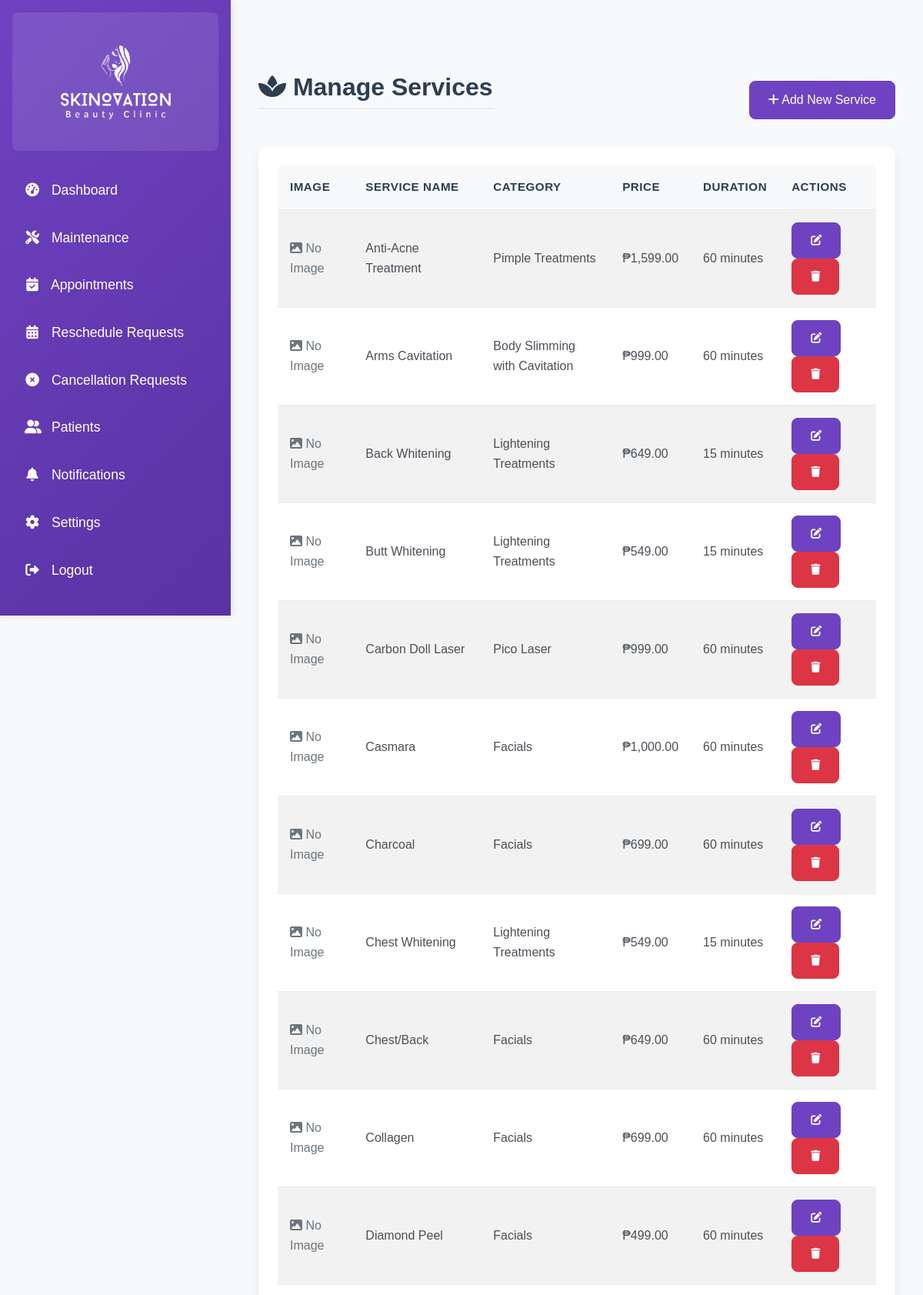
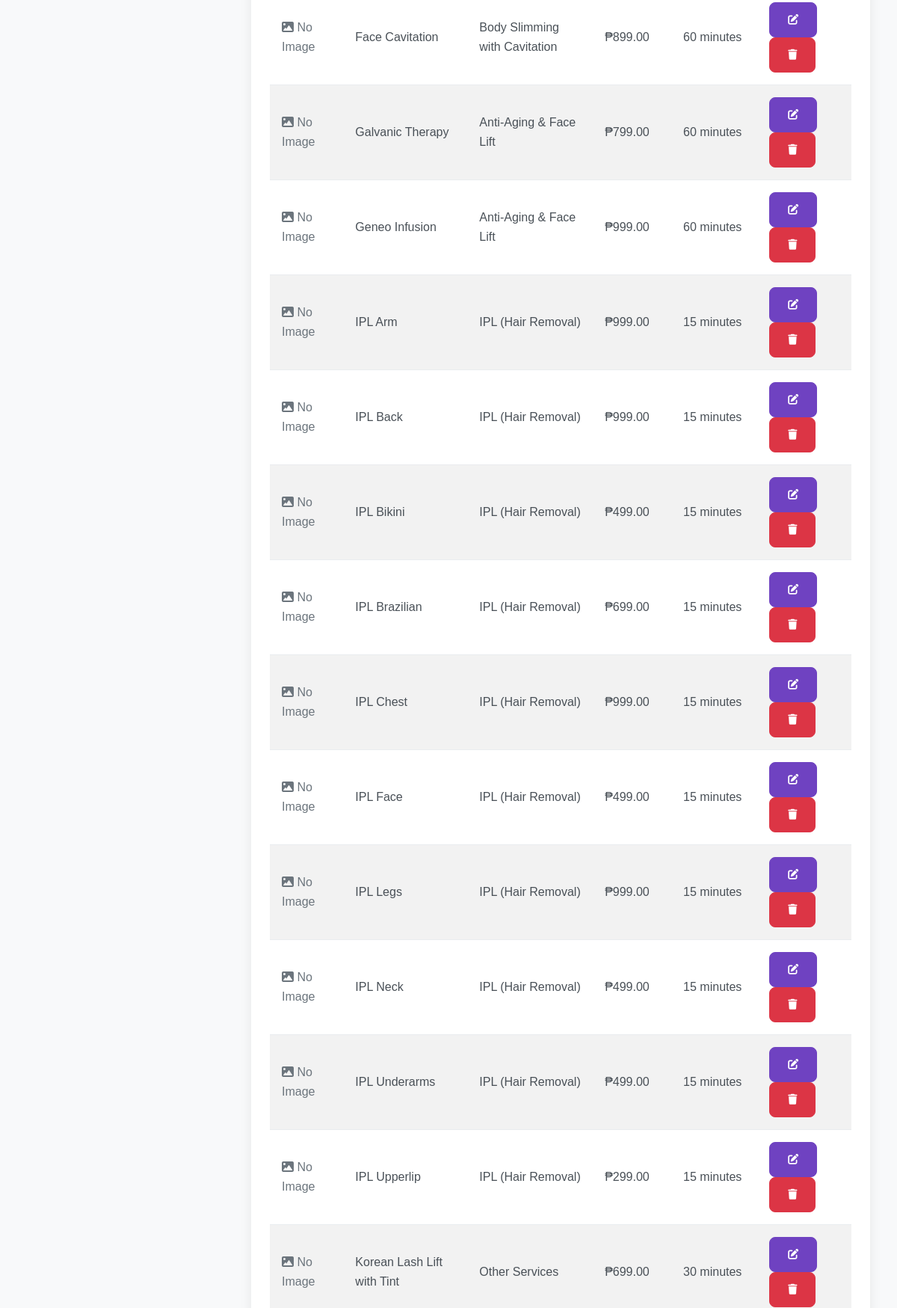
The page /admin/manage_services.php (signed in, upper part) on the database its author committed (2 pictures, top to bottom).
### tables this page shows
CREATE TABLE `services` (
  `service_id` int NOT NULL,
  `service_name` varchar(100) NOT NULL,
  `description` text,
  `price` decimal(10,2) DEFAULT NULL,
  `duration` int NOT NULL COMMENT 'Duration in minutes',
  `category_id` int NOT NULL,
  `created_at` datetime DEFAULT CURRENT_TIMESTAMP,
  `updated_at` datetime DEFAULT CURRENT_TIMESTAMP ON UPDATE CURRENT_TIMESTAMP,
  `image` varchar(255) DEFAULT NULL
);

CREATE TABLE `service_categories` (
  `category_id` int NOT NULL,
  `name` varchar(255) NOT NULL
);

### config.php (called while the page is built, shortened)
<?php
if (defined('CONFIG_INCLUDED')) {
    return;
}
if (!function_exists('clean')) {
    function clean($string) {
        return htmlspecialchars($string, ENT_QUOTES, 'UTF-8');
    }
}

### admin/manage_services.php (the view, shortened to what this page needs)
<?php
include '../config.php';
$stmt = $conn->query("
    SELECT s.*, c.name as category_name
    FROM services s
    LEFT JOIN service_categories c ON s.category_id = c.category_id
    ORDER BY s.service_name
");
$services = $stmt->fetchAll(PDO::FETCH_ASSOC);
?>
<!DOCTYPE html>
<html lang="en">
<head>
    <link href="https://cdn.jsdelivr.net/npm/bootstrap@5.3.0/dist/css/bootstrap.min.css" rel="stylesheet">
    <link href="https://cdnjs.cloudflare.com/ajax/libs/font-awesome/6.0.0-beta3/css/all.min.css" rel="stylesheet">
    <link href="../assets/css/admin.css" rel="stylesheet">
    <link href="../assets/css/style.css" rel="stylesheet">
</head>
<body>
<div class="d-flex">
    <?php include 'admin_sidebar.php'; ?>
    <div class="content p-4">
        <div class="container-fluid">
            <div class="d-flex justify-content-between align-items-center mb-4">
                <h1><i class="fas fa-spa"></i> Manage Services</h1>
                <button type="button" class="btn btn-primary" data-bs-toggle="modal" data-bs-target="#addServiceModal">
                    <i class="fas fa-plus"></i> Add New Service
                </button>
            </div>
            <div class="card">
                <div class="card-body">
                    <div class="table-responsive">
                        <table class="table table-striped">
                            <thead>
                                <tr>
                                    <th>Image</th>
                                    <th>Service Name</th>
                                    <th>Category</th>
                                    <th>Price</th>
                                    <th>Duration</th>
                                    <th>Actions</th>
                                </tr>
                            </thead>
                            <tbody>
                                <?php foreach ($services as $service): ?>
                                <tr>
                                    <td>
                                        <?php if (!empty($service['image'])): ?>
                                            <img src="../<?php echo htmlspecialchars($service['image']); ?>" alt="Service Image" style="max-width:60px;max-height:60px;object-fit:cover;">
                                        <?php else: ?>
                                            <span class="text-muted"><i class="fas fa-image"></i> No Image</span>
                                        <?php endif; ?>
                                    </td>
                                    <td><?php echo clean($service['service_name']); ?></td>
                                    <td><?php echo clean($service['category_name']); ?></td>
                                    <td>₱<?php echo number_format($service['price'], 2); ?></td>
                                    <td><?php echo $service['duration']; ?> minutes</td>
                                    <td>
                                        <button type="button" class="btn btn-sm btn-primary"
                                                onclick="editService(<?php echo htmlspecialchars(json_encode($service)); ?>)">
                                            <i class="fas fa-edit"></i>
                                        </button>
                                        <button type="button" class="btn btn-sm btn-danger"
                                                onclick="deleteService(<?php echo $service['service_id']; ?>)">
                                            <i class="fas fa-trash"></i>
                                        </button>
                                    </td>
                                </tr>
                                <?php endforeach; ?>
                            </tbody>
                        </table>
                    </div>
                </div>
            </div>
        </div>
    </div>
</div>
</body>
</html>

### assets/css/admin.css (style rules this page uses)
body { font-family: 'Segoe UI', Tahoma, Geneva, Verdana, sans-serif; background-color: #f8f9fa; color: #2c3e50; line-height: 1.6; }
h1, h2, h3, h4, h5, h6 { color: #2c3e50; font-weight: 600; margin-bottom: 1.5rem; }
h1 { font-size: 2rem; border-bottom: 2px solid #e9ecef; padding-bottom: 0.5rem; }
.content { margin-left: 300px; padding: 2rem; min-height: 100vh; }
.card { border: none; border-radius: 12px; box-shadow: 0 0.5rem 1rem rgba(0, 0, 0, 0.08); margin-bottom: 2rem; background-color: #fff; transition: transform 0.2s ease; }
.card-body { padding: 1.5rem; }
.table { background-color: #fff; border: 1px solid #e9ecef; border-radius: 8px; overflow: hidden; margin-bottom: 0; }
.table th { background-color: #f8f9fa; color: #2c3e50; text-align: left; font-weight: 600; border-top: none; padding: 1rem; font-size: 0.95rem; text-transform: uppercase; letter-spacing: 0.5px; }
.table td { text-align: left; vertical-align: middle; padding: 1rem; color: #495057; border-bottom: 1px solid #e9ecef; }
.btn { padding: 0.75rem 1.5rem; font-weight: 500; border-radius: 8px; transition: all 0.2s ease; }
.btn-primary { background-color: #6f42c1; border-color: #6f42c1; }
.btn-danger { background-color: #dc3545; border-color: #dc3545; }

### assets/css/style.css (style rules this page uses)
:root { --primary-color: #6f42c1; --secondary-color: #bb8fce; --dark-color: #2c003e; --light-color: #f4ecf7; }
body { font-family: 'Poppins', sans-serif; color: #333; line-height: 1.6; padding-top: 70px; }
.btn-primary { background-color: var(--primary-color); border-color: var(--primary-color); }

### admin/manage_services.php (style rules this page uses)
body { background-image: url('https://cdn.vectorstock.com/i/500p/99/24/molecules-inside-bubbles-on-blue-background-water-vector-53889924.jpg'); background-size: cover; background-position: center; background-repeat: no-repeat; background-attachment: fixed; min-height: 100vh; }

### admin/admin_sidebar.php (style rules this page uses)
.text-muted { color: #6c757d !important; }

### rows shown on the page
services: shows "No Image", service_name "Anti-Acne Treatment", category.name "Pimple Treatments", price "1,599.00", duration "60"
services: shows "No Image", service_name "Arms Cavitation", category.name "Body Slimming with Cavitation", price "999.00", duration "60"
services: shows "No Image", service_name "Back Whitening", category.name "Lightening Treatments", price "649.00", duration "15"
services: shows "No Image", service_name "Butt Whitening", category.name "Lightening Treatments", price "549.00", duration "15"
services: shows "No Image", service_name "Carbon Doll Laser", category.name "Pico Laser", price "999.00", duration "60"
services: shows "No Image", service_name "Casmara", category.name "Facials", price "1,000.00", duration "60"
services: shows "No Image", service_name "Charcoal", category.name "Facials", price "699.00", duration "60"
services: shows "No Image", service_name "Chest Whitening", category.name "Lightening Treatments", price "549.00", duration "15"
services: shows "No Image", service_name "Chest/Back", category.name "Facials", price "649.00", duration "60"
services: shows "No Image", service_name "Collagen", category.name "Facials", price "699.00", duration "60"
services: shows "No Image", service_name "Diamond Peel", category.name "Facials", price "499.00", duration "60"
services: shows "No Image", service_name "Face Cavitation", category.name "Body Slimming with Cavitation", price "899.00", duration "60"
services: shows "No Image", service_name "Galvanic Therapy", category.name "Anti-Aging & Face Lift", price "799.00", duration "60"
services: shows "No Image", service_name "Geneo Infusion", category.name "Anti-Aging & Face Lift", price "999.00", duration "60"
services: shows "No Image", service_name "IPL Arm", category.name "IPL (Hair Removal)", price "999.00", duration "15"
services: shows "No Image", service_name "IPL Back", category.name "IPL (Hair Removal)", price "999.00", duration "15"
services: shows "No Image", service_name "IPL Bikini", category.name "IPL (Hair Removal)", price "499.00", duration "15"
services: shows "No Image", service_name "IPL Brazilian", category.name "IPL (Hair Removal)", price "699.00", duration "15"
services: shows "No Image", service_name "IPL Chest", category.name "IPL (Hair Removal)", price "999.00", duration "15"
services: shows "No Image", service_name "IPL Face", category.name "IPL (Hair Removal)", price "499.00", duration "15"
services: shows "No Image", service_name "IPL Legs", category.name "IPL (Hair Removal)", price "999.00", duration "15"
services: shows "No Image", service_name "IPL Neck", category.name "IPL (Hair Removal)", price "499.00", duration "15"
services: shows "No Image", service_name "IPL Underarms", category.name "IPL (Hair Removal)", price "499.00", duration "15"
services: shows "No Image", service_name "IPL Upperlip", category.name "IPL (Hair Removal)", price "299.00", duration "15"
services: shows "No Image", service_name "Korean Lash Lift with Tint", category.name "Other Services", price "699.00", duration "30"
